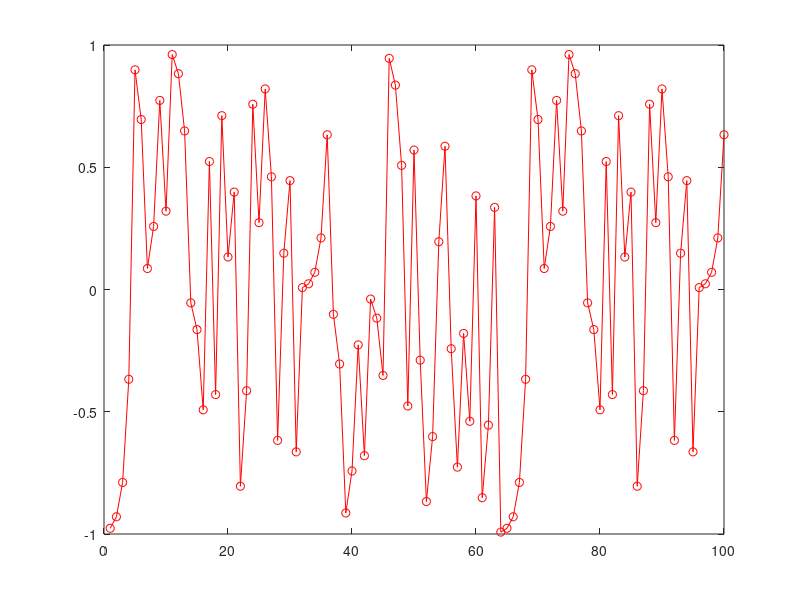

The MATLAB script that drew this image:
clear clc;
A = 3;
k = 8;
M = 2^k;
x0 = 1;
for i=1:100
    x2 = A*x0;
    x1 = mod(x2,M);
    v(i) = 2*x1/M-1;
    x0 =x1;
end
plot(v,'r-o')